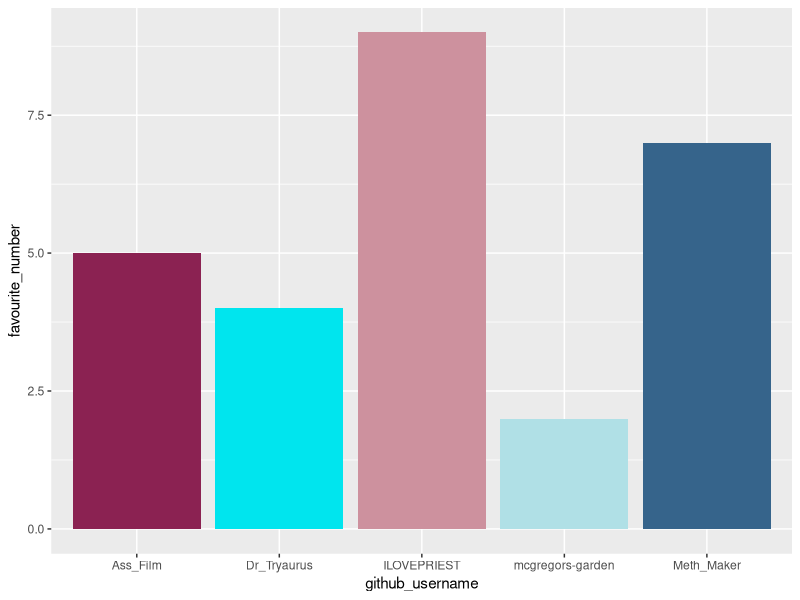
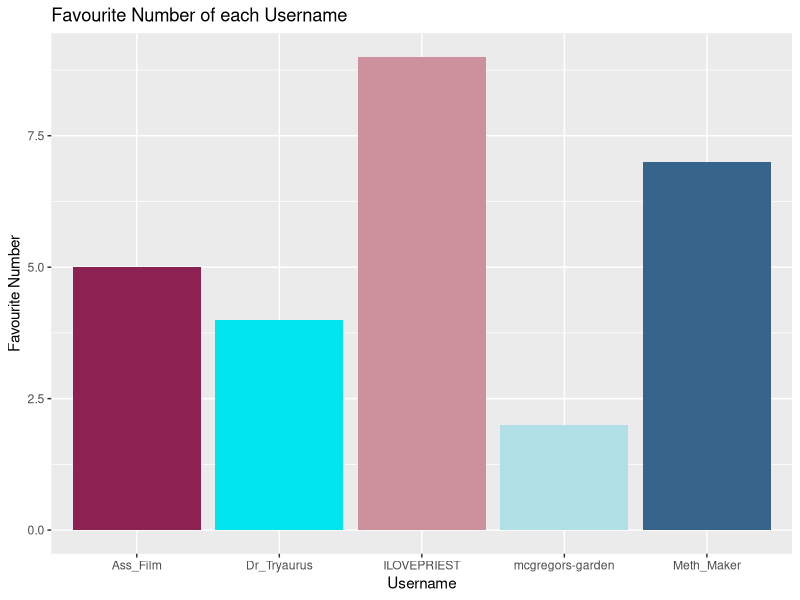
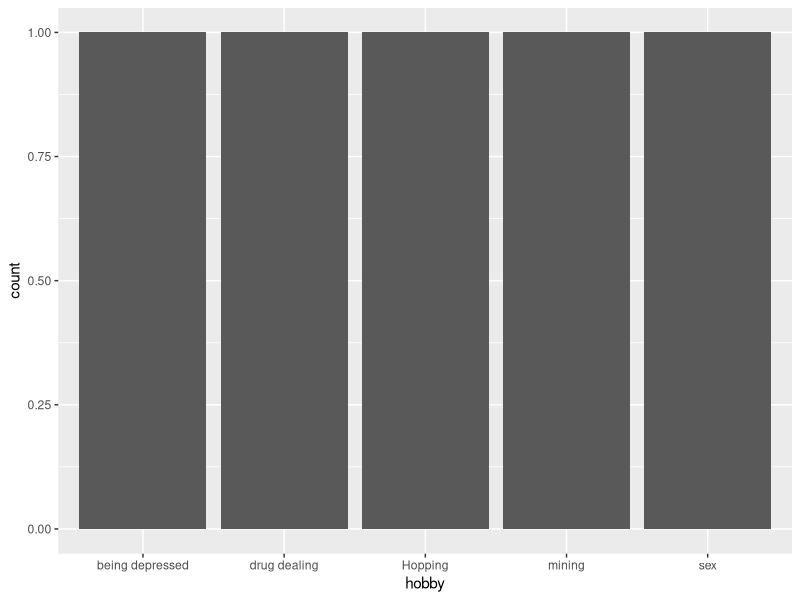

Source code (R) for these figures, in order:
## ---- chunk 1
library(tidyverse) 
## ---- chunk 2
team_data <- tibble(
  name = c("Peter Rabbit", "Donnie Darko", "DanTDM", 
           "Walter White", "Fleabag"),
  github_username = c("mcgregors-garden", "Ass_Film", "Dr_Tryaurus", 
                      "Meth_Maker", "ILOVEPRIEST"), 
  colour = c("powderblue", "violetred4", "turquoise2", 
             "steelblue4", "pink3"),
  hobby = c("Hopping", "being depressed", "mining", 
            "drug dealing", "sex"),
  favourite_number = c(2, 5, 4, 7, 9)
  )

team_data
## ---- chunk 3
p1 <- ggplot(data = team_data, 
             mapping = aes(x = github_username, 
                           y = favourite_number,
                           fill = colour), 
             ) +
   geom_col() +
   scale_fill_identity()
p1
## ---- chunk 4
p1 + labs(x = "Username", 
          y = "Favourite Number",
          title = "Favourite Number of each Username")
## ---- chunk 5
p2 <- ggplot(team_data, aes(x = hobby)) +
  geom_bar()
p2
